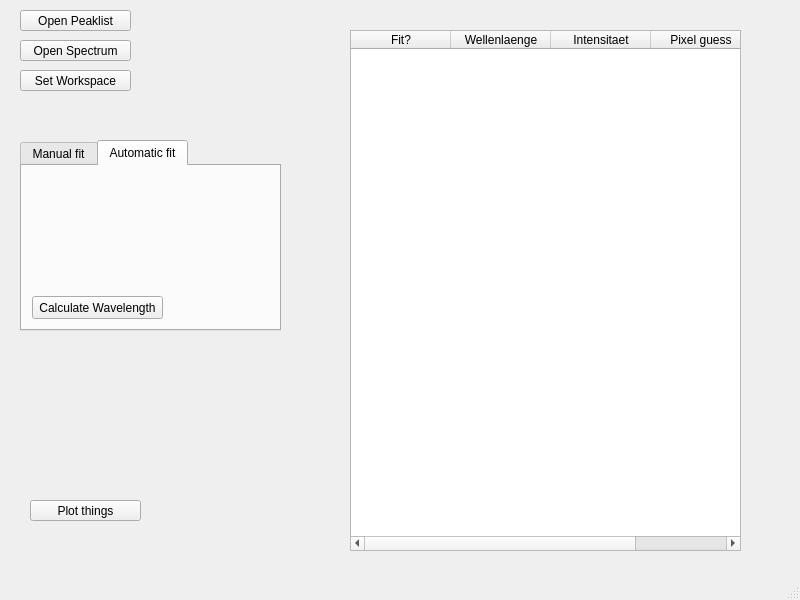
<?xml version="1.0" encoding="UTF-8"?>
<ui version="4.0">
 <class>Specfit</class>
 <widget class="QMainWindow" name="Specfit">
  <property name="geometry">
   <rect>
    <x>0</x>
    <y>0</y>
    <width>800</width>
    <height>600</height>
   </rect>
  </property>
  <property name="windowTitle">
   <string>MainWindow</string>
  </property>
  <widget class="QWidget" name="centralwidget">
   <widget class="QPushButton" name="OpenSpectrum_pushButton">
    <property name="geometry">
     <rect>
      <x>20</x>
      <y>40</y>
      <width>111</width>
      <height>21</height>
     </rect>
    </property>
    <property name="text">
     <string>Open Spectrum</string>
    </property>
   </widget>
   <widget class="QPushButton" name="OpenPeaklist_pushButton">
    <property name="geometry">
     <rect>
      <x>20</x>
      <y>10</y>
      <width>111</width>
      <height>21</height>
     </rect>
    </property>
    <property name="text">
     <string>Open Peaklist</string>
    </property>
   </widget>
   <widget class="QPushButton" name="Plotter_pushButton">
    <property name="geometry">
     <rect>
      <x>30</x>
      <y>500</y>
      <width>111</width>
      <height>21</height>
     </rect>
    </property>
    <property name="text">
     <string>Plot things</string>
    </property>
   </widget>
   <widget class="QTableWidget" name="Peaklist_Table">
    <property name="geometry">
     <rect>
      <x>350</x>
      <y>30</y>
      <width>391</width>
      <height>521</height>
     </rect>
    </property>
    <property name="sizePolicy">
     <sizepolicy hsizetype="MinimumExpanding" vsizetype="MinimumExpanding">
      <horstretch>0</horstretch>
      <verstretch>0</verstretch>
     </sizepolicy>
    </property>
    <attribute name="horizontalHeaderCascadingSectionResizes">
     <bool>false</bool>
    </attribute>
    <attribute name="horizontalHeaderHighlightSections">
     <bool>false</bool>
    </attribute>
    <attribute name="horizontalHeaderMinimumSectionSize">
     <number>19</number>
    </attribute>
    <attribute name="horizontalHeaderShowSortIndicator" stdset="0">
     <bool>false</bool>
    </attribute>
    <column>
     <property name="text">
      <string>Fit?</string>
     </property>
    </column>
    <column>
     <property name="text">
      <string>Wellenlaenge</string>
     </property>
    </column>
    <column>
     <property name="text">
      <string>Intensitaet</string>
     </property>
    </column>
    <column>
     <property name="text">
      <string>Pixel guess</string>
     </property>
    </column>
   </widget>
   <widget class="QTabWidget" name="tabWidget">
    <property name="geometry">
     <rect>
      <x>20</x>
      <y>140</y>
      <width>261</width>
      <height>191</height>
     </rect>
    </property>
    <property name="currentIndex">
     <number>1</number>
    </property>
    <widget class="QWidget" name="tab">
     <attribute name="title">
      <string>Manual fit</string>
     </attribute>
     <widget class="QPushButton" name="FitPeaksManual_pushButton">
      <property name="geometry">
       <rect>
        <x>10</x>
        <y>10</y>
        <width>121</width>
        <height>23</height>
       </rect>
      </property>
      <property name="text">
       <string>Fit wavelength</string>
      </property>
     </widget>
    </widget>
    <widget class="QWidget" name="tab_2">
     <attribute name="title">
      <string>Automatic fit</string>
     </attribute>
     <widget class="QPushButton" name="fitPeaksAutomatic_pushButton">
      <property name="geometry">
       <rect>
        <x>10</x>
        <y>130</y>
        <width>131</width>
        <height>23</height>
       </rect>
      </property>
      <property name="text">
       <string>Calculate Wavelength</string>
      </property>
     </widget>
    </widget>
   </widget>
   <widget class="QPushButton" name="SetWorkspace_pushButton">
    <property name="geometry">
     <rect>
      <x>20</x>
      <y>70</y>
      <width>111</width>
      <height>21</height>
     </rect>
    </property>
    <property name="text">
     <string>Set Workspace</string>
    </property>
   </widget>
  </widget>
  <widget class="QMenuBar" name="menubar">
   <property name="geometry">
    <rect>
     <x>0</x>
     <y>0</y>
     <width>800</width>
     <height>21</height>
    </rect>
   </property>
  </widget>
  <widget class="QStatusBar" name="statusbar"/>
 </widget>
 <resources/>
 <connections>
  <connection>
   <sender>OpenPeaklist_pushButton</sender>
   <signal>clicked()</signal>
   <receiver>Specfit</receiver>
   <slot>open_peaklist()</slot>
   <hints>
    <hint type="sourcelabel">
     <x>83</x>
     <y>43</y>
    </hint>
    <hint type="destinationlabel">
     <x>206</x>
     <y>26</y>
    </hint>
   </hints>
  </connection>
  <connection>
   <sender>OpenSpectrum_pushButton</sender>
   <signal>clicked()</signal>
   <receiver>Specfit</receiver>
   <slot>open_spectrum()</slot>
   <hints>
    <hint type="sourcelabel">
     <x>105</x>
     <y>72</y>
    </hint>
    <hint type="destinationlabel">
     <x>125</x>
     <y>112</y>
    </hint>
   </hints>
  </connection>
  <connection>
   <sender>Plotter_pushButton</sender>
   <signal>clicked()</signal>
   <receiver>Specfit</receiver>
   <slot>plot_things()</slot>
   <hints>
    <hint type="sourcelabel">
     <x>120</x>
     <y>534</y>
    </hint>
    <hint type="destinationlabel">
     <x>184</x>
     <y>533</y>
    </hint>
   </hints>
  </connection>
  <connection>
   <sender>FitPeaksManual_pushButton</sender>
   <signal>clicked()</signal>
   <receiver>Specfit</receiver>
   <slot>fit_peaks_manual()</slot>
   <hints>
    <hint type="sourcelabel">
     <x>119</x>
     <y>204</y>
    </hint>
    <hint type="destinationlabel">
     <x>113</x>
     <y>392</y>
    </hint>
   </hints>
  </connection>
  <connection>
   <sender>fitPeaksAutomatic_pushButton</sender>
   <signal>clicked()</signal>
   <receiver>Specfit</receiver>
   <slot>fit_peaks_automatic()</slot>
   <hints>
    <hint type="sourcelabel">
     <x>95</x>
     <y>321</y>
    </hint>
    <hint type="destinationlabel">
     <x>94</x>
     <y>410</y>
    </hint>
   </hints>
  </connection>
  <connection>
   <sender>SetWorkspace_pushButton</sender>
   <signal>clicked()</signal>
   <receiver>Specfit</receiver>
   <slot>set_workspace()</slot>
   <hints>
    <hint type="sourcelabel">
     <x>82</x>
     <y>104</y>
    </hint>
    <hint type="destinationlabel">
     <x>79</x>
     <y>132</y>
    </hint>
   </hints>
  </connection>
 </connections>
 <slots>
  <slot>open_spectrum()</slot>
  <slot>open_peaklist()</slot>
  <slot>fit_peaks_manual()</slot>
  <slot>plot_things()</slot>
  <slot>fit_peaks_automatic()</slot>
  <slot>set_workspace()</slot>
 </slots>
</ui>
